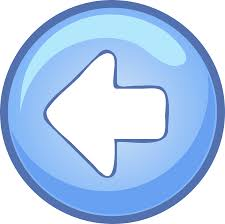
#> input picture dataset/Left/Unknown-1.jpeg, 225 x 224 px
$ python -i retrain.py   (imports and definitions only)
#> lines starting #> are read from the running program, lines starting #| are printed output that depends on the picture
"""
╔══════════════════════════════════════════════════════════════╗
║  retrain.py — Reentrenamiento con muestras de cámara        ║
║                                                              ║
║  Combina el dataset original con las capturas de cam_data/  ║
║  y guarda el modelo mejorado como modelo_flechas.joblib     ║
║                                                              ║
║  Uso: python retrain.py                                      ║
║  (ejecutar después de capturar ≥20 muestras de cada clase)  ║
╚══════════════════════════════════════════════════════════════╝
"""

import os
import joblib
import numpy as np
from PIL import Image
from skimage.filters import threshold_otsu, threshold_sauvola
from skimage.feature import hog
from skimage         import morphology, exposure
import cv2

from sklearn.linear_model    import LogisticRegression
from sklearn.model_selection import train_test_split, StratifiedKFold, GridSearchCV
from sklearn.metrics         import accuracy_score, f1_score, classification_report
from sklearn.preprocessing   import StandardScaler
from sklearn.pipeline        import Pipeline

import warnings
# [9 lines not run here, left out]
# [1 line that did not run here, left out]
# [1 line that did not run here, left out]
# [1 line not run here, left out]


# ══════════════════════════════════════════════════════════════
# PARÁMETROS DE CARPETAS
# ══════════════════════════════════════════════════════════════
VALID_EXT = {'.jpg', '.jpeg', '.png', '.bmp', '.tiff', '.tif', '.webp'}

# Dataset original
ORIG_LEFT  = os.path.join('dataset', 'Left')
ORIG_RIGHT = os.path.join('dataset', 'Right')

# Capturas de cámara
CAM_LEFT   = os.path.join('cam_data', 'Left')
CAM_RIGHT  = os.path.join('cam_data', 'Right')


# ══════════════════════════════════════════════════════════════
# PREPROCESAMIENTO (mismo que real_time_cam.py)
# ══════════════════════════════════════════════════════════════
def binarizar(img_float: np.ndarray) -> np.ndarray:
    img_u8  = (img_float * 255).clip(0, 255).astype(np.uint8)
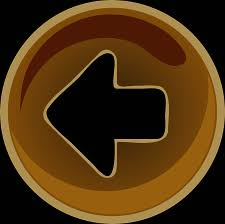
#> img_u8: shape (224, 225, 3); mean B, G, R 16.7, 50.9, 78.5
    blurred = cv2.GaussianBlur(img_u8, (3, 3), 0).astype(np.float32) / 255.0
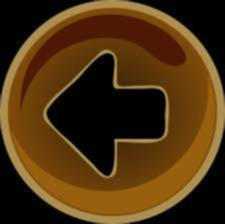
#> blurred: shape (224, 225, 3) float32; mean B, G, R 0.0657, 0.2, 0.308
    clahe   = cv2.createCLAHE(clipLimit=2.5, tileGridSize=(4, 4))
#> (the run stopped early here; a loop or call above may not have finished)
